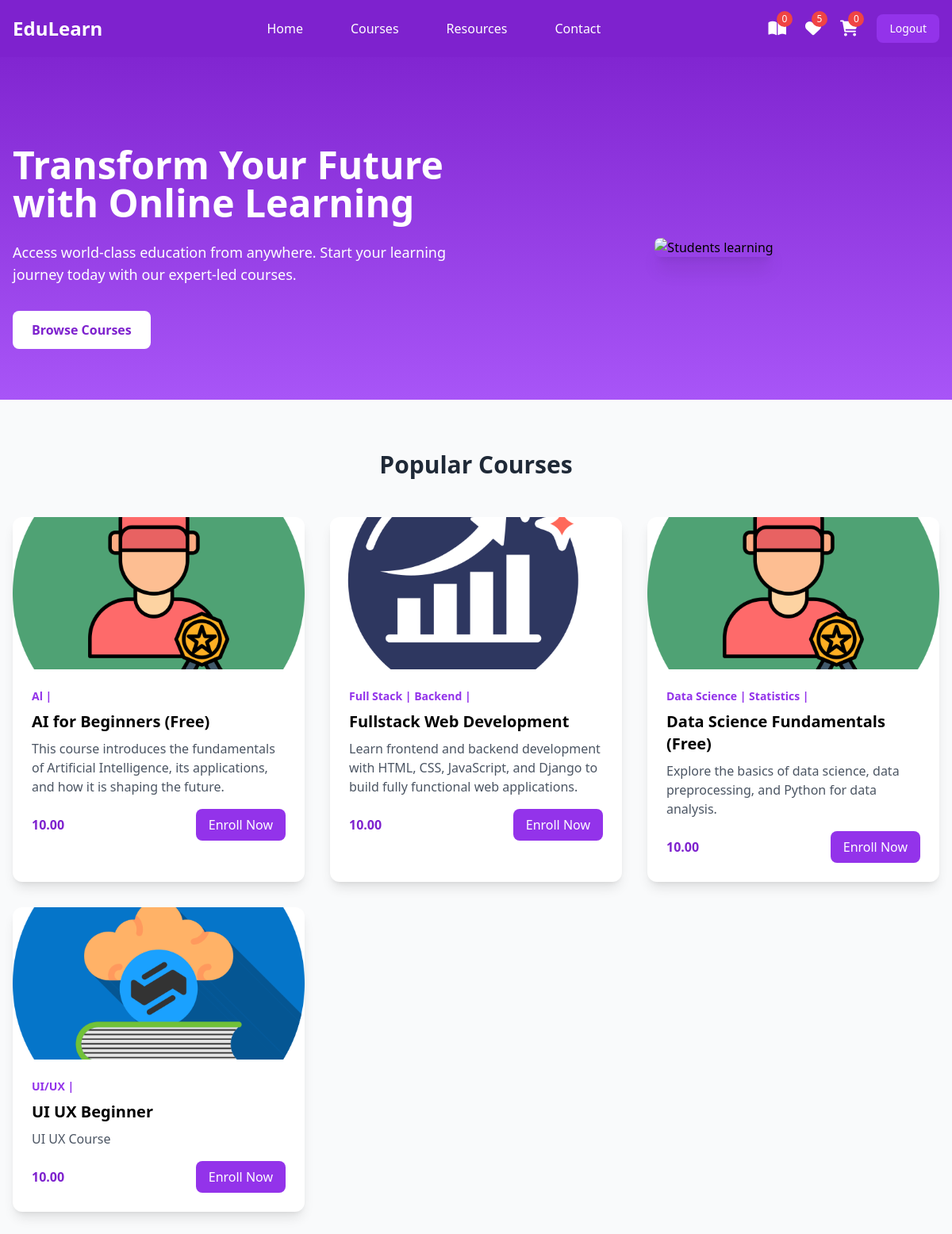
The app's page /student/index/ (signed in) with its own data.
### instructor/models.py (models this page shows, shortened)
class User(AbstractUser):
    ROLE_CHOICES =(
        ("instructor","Instructor"),
        ("student","Student")
    )
    role=models.CharField(max_length=20,choices=ROLE_CHOICES,default="student")

class Course(models.Model):
    title=models.CharField(max_length=200)
    description=models.TextField()
    price=models.DecimalField(decimal_places=2,max_digits=7)
    owner=models.ForeignKey(User,on_delete=models.SET_NULL,related_name="courses",null=True)
    is_free=models.BooleanField(default=False)
    picture=models.ImageField(upload_to="courseimages",null=True,blank=True,default="courseimages/default.png")
    thumbnail=EmbedVideoField()
    category_objects=models.ManyToManyField(Category)
    created_at=models.DateTimeField(auto_now_add=True)
    updated_at=models.DateTimeField(auto_now=True)

class Category(models.Model):
    name=models.CharField(max_length=200,unique=True)
    def __str__(self):
        return self.name

### student/views.py (the view)
# urls.py: path('index/',views.IndexView.as_view(),name="index"),
@method_decorator(signin_required,name="dispatch")
class IndexView(View):
    def get(self,request,*args,**kwargs):
        all_courses=Course.objects.all()
        purchased_courses=Order.objects.filter(student=request.user).values_list("course_objects",flat=True)
        print("=============",purchased_courses)
        return render(request,"index.html",{"courses":all_courses,"purchased_courses": purchased_courses})

### student/context_processors.py (called while the page is built)
def course_context(request):
    count=0
    if request.user.is_authenticated:
        orders=request.user.purchase.filter(is_paid=True)
        count=len([c for o in orders for c in o.course_objects.all()])
    return {"count":count}

### student/templates/index.html
{%extends 'base.html'%} {%block mainblock%}
<section class="pt-20 bg-gradient-to-b from-purple-700 to-purple-500">
  <div
    class="max-w-screen-xl mx-auto px-4 py-16 grid md:grid-cols-2 gap-8 items-center"
  >
    <div class="text-white">
      <h1 class="text-4xl md:text-5xl font-bold mb-6">
        Transform Your Future with Online Learning
      </h1>
      <p class="text-lg mb-8">
        Access world-class education from anywhere. Start your learning journey
        today with our expert-led courses.
      </p>
      <button
        class="bg-white text-purple-700 hover:bg-purple-100 px-6 py-3 rounded-lg font-semibold transition duration-300"
      >
        Browse Courses
      </button>
    </div>
    <div class="flex justify-center">
      <img
        src="/api/placeholder/600/400"
        alt="Students learning"
        class="rounded-lg shadow-xl"
      />
    </div>
  </div>
</section>
<section class="max-w-screen-xl mx-auto px-4 py-16">
  <h2 class="text-3xl font-bold text-center mb-12 text-gray-800">
    Popular Courses
  </h2>
  <div class="grid grid-cols-1 md:grid-cols-3 gap-8">
    {%for c in courses%}
    <div
      class="bg-white rounded-xl shadow-lg overflow-hidden transform transition duration-300 hover:scale-105 hover:shadow-xl"
    >
      <img
        src="{{c.picture.url}}"
        alt="Course 1"
        class="w-full h-48 object-cover"
      />
      <div class="p-6">
        <div class="text-purple-600 text-sm font-semibold mb-2">
          {%for cat in c.category_objects.all%}
          <span> {{cat}} |</span>
          {%endfor%}
        </div>
        <h3 class="text-xl font-bold mb-2">{{c.title}}</h3>
        <p class="text-gray-600 mb-4">{{c.description}}</p>
        <div class="flex justify-between items-center">
          <span class="text-purple-700 font-bold">{{c.price}}</span>
          {%if c.id in purchased_courses%}
          <a
            href="#"
            class="bg-purple-600 text-white px-4 py-2 rounded-lg hover:bg-purple-700 transition duration-300"
          >
            Enrolled
          </a>
          {%else%}
          <a
            href="{%url 'course-detail' c.id%}"
            class="bg-purple-600 text-white px-4 py-2 rounded-lg hover:bg-purple-700 transition duration-300"
          >
            Enroll Now
          </a>
          {%endif%}
        </div>
      </div>
    </div>
    {%endfor%}
  </div>
</section>
{%endblock%}

### student/templates/base.html (shortened to what this page needs)
<!DOCTYPE html>
<html lang="en">
  <head>
    <script src="https://cdn.tailwindcss.com"></script>
    <link
      href="https://cdnjs.cloudflare.com/ajax/libs/font-awesome/6.0.0/css/all.min.css"
      rel="stylesheet"
    />
  </head>
  <body class="bg-gray-50">
    <nav class="bg-purple-700 fixed w-full z-20 top-0 left-0">
      <div
        class="max-w-screen-xl flex flex-wrap items-center justify-between mx-auto p-4"
      >
        <a href="#" class="flex items-center">
          <span class="self-center text-2xl font-semibold text-white"
            >EduLearn</span
          >
        </a>
        <div
          class="items-center justify-between hidden w-full md:flex md:w-auto md:order-1"
        >
          <ul
            class="flex flex-col p-4 md:p-0 mt-4 font-medium md:flex-row md:space-x-8 md:mt-0"
          >
            <li>
              <a
                href="#"
                class="block py-2 pl-3 pr-4 text-white hover:text-purple-200"
                >Home</a
              >
            </li>
            <li>
              <a
                href="#"
                class="block py-2 pl-3 pr-4 text-white hover:text-purple-200"
                >Courses</a
              >
            </li>
            <li>
              <a
                href="#"
                class="block py-2 pl-3 pr-4 text-white hover:text-purple-200"
                >Resources</a
              >
            </li>
            <li>
              <a
                href="#"
                class="block py-2 pl-3 pr-4 text-white hover:text-purple-200"
                >Contact</a
              >
            </li>
          </ul>
        </div>
        <div class="flex items-center space-x-6 md:order-2">
          <div class="relative group">
            <a
              href="{%url 'my-courses'%}"
              class="text-white hover:text-purple-200"
            >
              <i class="fas fa-book-open text-xl"></i>
              <span
                class="absolute -top-2 -right-2 bg-red-500 text-white text-xs rounded-full h-5 w-5 flex items-center justify-center"
                >{{count}}</span
              >
            </a>
          </div>
          <div class="relative group">
            <a href="#" class="text-white hover:text-purple-200">
              <i class="fas fa-heart text-xl"></i>
              <span
                class="absolute -top-2 -right-2 bg-red-500 text-white text-xs rounded-full h-5 w-5 flex items-center justify-center"
                >5</span
              >
            </a>
          </div>
          <div class="relative group">
            <a
              href="{%url 'cart-summary'%}"
              class="text-white hover:text-purple-200"
            >
              <i class="fas fa-shopping-cart text-xl"></i>
              <span
                class="absolute -top-2 -right-2 bg-red-500 text-white text-xs rounded-full h-5 w-5 flex items-center justify-center"
                >{{request.user.basket.all.count}}</span
              >
            </a>
          </div>
          <a href="{%url 'signout'%}">
            <button
              class="text-white bg-purple-600 hover:bg-purple-800 focus:ring-4 focus:outline-none focus:ring-purple-300 font-medium rounded-lg text-sm px-4 py-2 text-center"
            >
              Logout
            </button>
          </a>
        </div>
      </div>
    </nav>
    <div class="mt-10">{%block mainblock%} {%endblock%}</div>
  </body>
</html>

### records on screen
User: user.basket.all.count "0"
Course: picture (picture), title "AI for Beginners (Free)", description "This course introduces the fundamentals of Artificial Intelligence, its applications, and how it is shaping the future.", price "10.00", shows "Enroll Now"
Category: name "Al"
Course: picture (picture), title "Fullstack Web Development", description "Learn frontend and backend development with HTML, CSS, JavaScript, and Django to build fully functional web applications.", price "10.00", shows "Enroll Now"
Category: name "Full Stack"
Category: name "Backend"
Course: picture (picture), title "Data Science Fundamentals (Free)", description "Explore the basics of data science, data preprocessing, and Python for data analysis.", price "10.00", shows "Enroll Now"
Category: name "Data Science"
Category: name "Statistics"
Course: picture (picture), title "UI UX Beginner", description "UI UX Course", price "10.00", shows "Enroll Now"
Category: name "UI/UX"

### other values on screen
{{ count }} "0"
